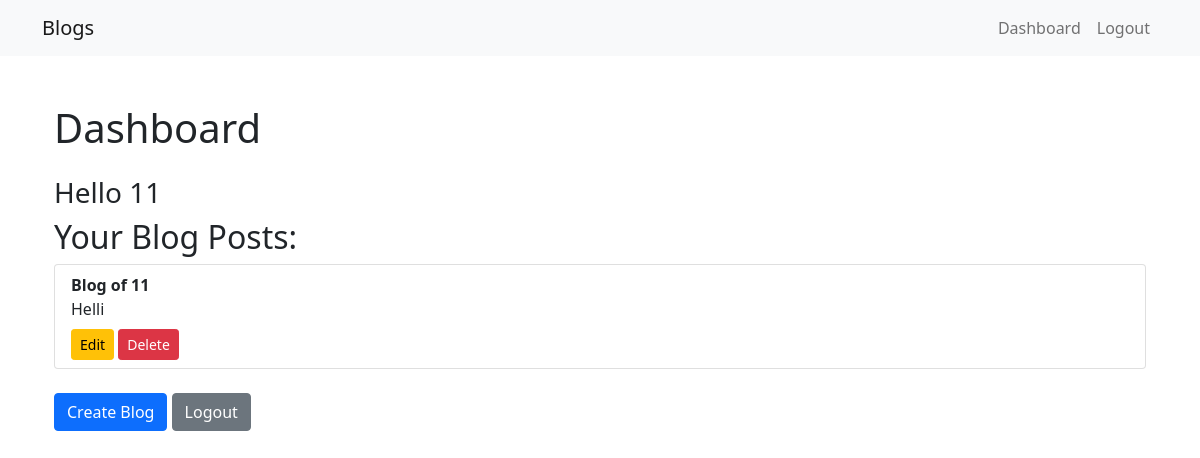
/dashboard (signed in), run on the app's committed database.
### models.py (models this page shows, shortened)
class Users(db.Model,UserMixin):
    __tablename__ = "users"  # Corrected the spelling from __tabelname__
    uid = db.Column(db.Integer, primary_key=True)
    username = db.Column(db.String, nullable=False, unique=True)  # Added unique constraint
    password = db.Column(db.String, nullable=False)

class Posts(db.Model,UserMixin):
    __tablename__ = "posts"
    pid = db.Column(db.Integer, primary_key=True)  # Primary key for Posts table
    title = db.Column(db.String, nullable=False)  # Title of the post
    content = db.Column(db.Text, nullable=False)  # Content of the post
    user_id = db.Column(db.Integer, db.ForeignKey('users.uid'), nullable=False)  # Foreign key reference to Users table
    user = db.relationship('Users', backref='posts')

### routes.py (the view)
    @app.route("/dashboard")
    def dashboard():
        posts = Posts.query.filter_by(user_id=current_user.uid).all()
        return render_template("LoggedInUser.html", posts=posts)

### app.py (called while the page is built)
def create_app():
    app=Flask(__name__,template_folder="templates")
    app.config['SQLALCHEMY_DATABASE_URI']=os.environ.get('DATABASE_URL')
    app.secret_key="SOME KEY"
    db.init_app(app)
    login_manager=LoginManager()
    login_manager.init_app(app)
    from models import Users
    @login_manager.user_loader
    def load_user(uid):
        return Users.query.get(uid)
    bcrypt=Bcrypt(app)
    from routes import register_routes
    register_routes(app,db,bcrypt)
    migrate=Migrate(app,db)
    return app

### templates/LoggedInUser.html (shortened to what this page needs)
{% extends 'base.html' %}
{% block content %}
<div class="container mt-5">
    <h1 class="mb-4">Dashboard</h1>
    {% if current_user.is_authenticated %}
        <h3>Hello {{ current_user.username }}</h3>
        {% if posts %}
            <h2>Your Blog Posts:</h2>
            <ul class="list-group mb-4">
                {% for post in posts %}
                    <li class="list-group-item">
                        <strong>{{ post.title }}</strong><br>{{ post.content }}<br>
                        <a href="{{ url_for('edit', post_id=post.pid) }}" class="btn btn-warning btn-sm mt-2">Edit</a>
                        <a href="{{ url_for('delete', post_id=post.pid) }}" class="btn btn-danger btn-sm mt-2">Delete</a>
                    </li>
                {% endfor %}
            </ul>
        {% else %}
            <p>No posts yet.</p>
        {% endif %}
        <a href="{{url_for('create')}}" class="btn btn-primary">Create Blog</a>
        <a href="{{url_for('logout')}}" class="btn btn-secondary">Logout</a>
    {% else %}
        <div class="alert alert-danger">Invalid Authentication</div>
    {% endif %}
</div>
{% endblock %}

### data on the page
Users: username "11"
Posts: title "Blog of 11", content "Helli"
